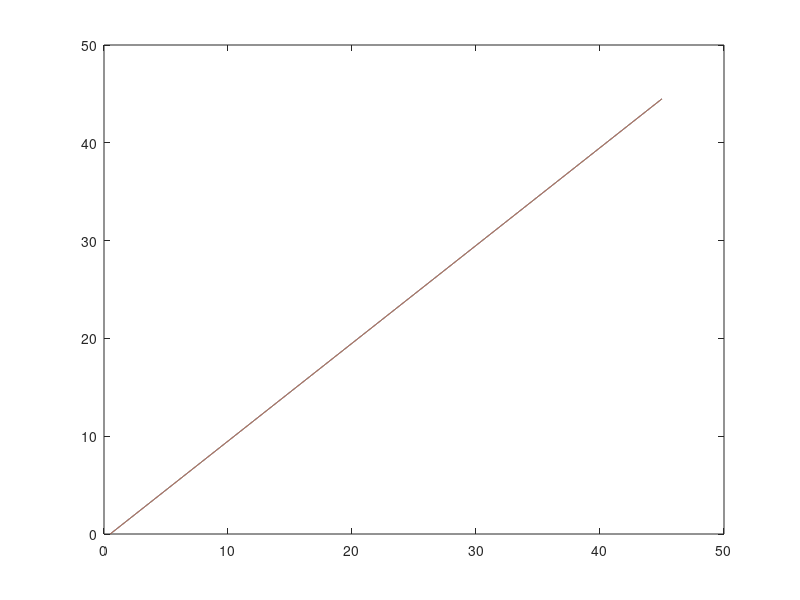
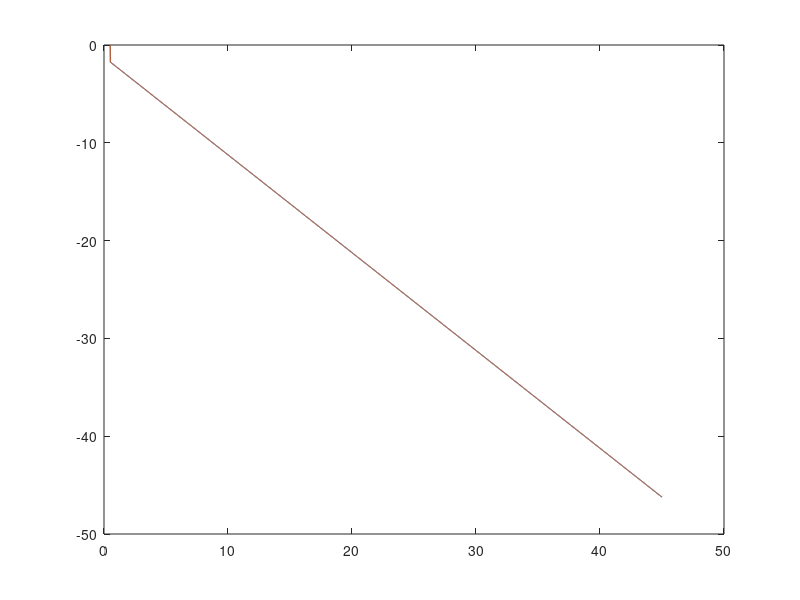
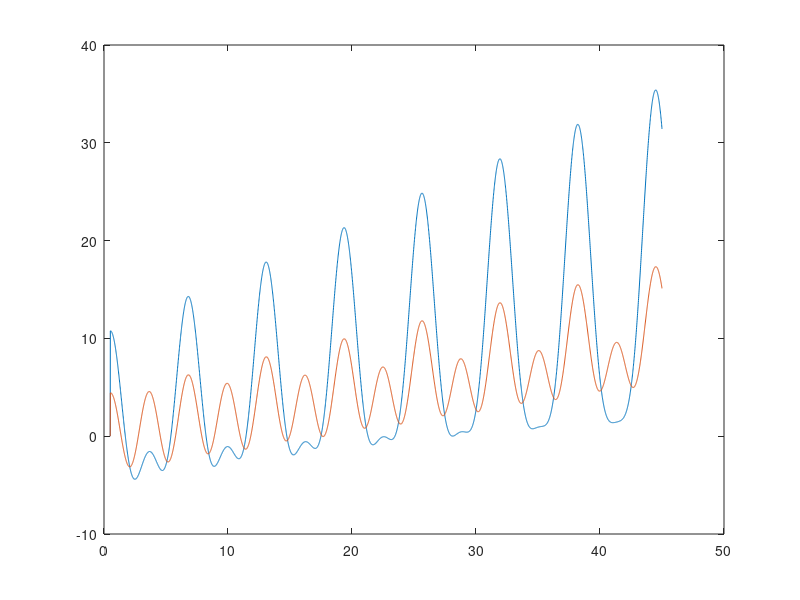

The MATLAB script that drew these images, in order:
%% Script file to simulate with parameters
K = [    1.0000         0       1.7321         0;
         0          1.0000         0        1.7321];
a1 = 0.20;
a2 = 0.40;
m1 = 2;
m2 = 2;
g = 9.8;
h = 0.01;
timsc = [0.5:0.01:45];
%intial conditions
t1 = [0:0.01:45]; 
t2 = [0:0.01:45];
%for i = 10:50
%    t1(i) = 10;
%end
for i = 2:4451
u = -K*[t1(i);t2(i);(t1(i+1)-t1(i))/h;(t2(i+1)-t2(i))/h];
T = [(g*(a1*m1*cos(t1(i)) + 2*a1*m2*cos(t1(i)) + a2*m2*cos(t1(i) + t2(i))))/2 + (((a1^2*m1)/3 + a1^2*m2 + (a2^2*m2)/3 + a1*a2*m2*cos(t2(i)))*(t1(i-1) - 2*t1(i) + t1(i+1) - h^2*u(1)))/h^2 + (a2*m2*(2*a2 + 3*a1*cos(t2(i)))*(t2(i-1) - 2*t2(i) + t2(i+1) - h^2*u(2)))/(6*h^2) - (a1*a2*m2*sin(t2(i))*(t2(i) - t2(i+1))*(2*t1(i) - 2*t1(i+1) + t2(i) - t2(i+1)))/(2*h^2) ;
    (a2*g*m2*cos(t1(i) + t2(i)))/2 - (a2^2*m2*(u(2) - (t2(i-1) - 2*t2(i) + t2(i+1))/h^2))/3 - (a2*m2*(u(1) - (t1(i-1) - 2*t1(i) + t1(i+1))/h^2)*(2*a2 + 3*a1*cos(t2(i))))/6 + (a1*a2*m2*sin(t2(i))*(t1(i)/h - t1(i+1)/h)^2)/2];
t_history(i,:) = [t1(i) t2(i)];
u_history(i,:) = u;
T_history(i,:) = T;
end
plot(timsc,t_history(:,1));
hold on
plot(timsc,t_history(:,2));
figure;
plot(timsc,u_history(:,1));
hold on
plot(timsc,u_history(:,2));
figure;
plot(timsc,T_history(:,1));
hold on
plot(timsc,T_history(:,2));
